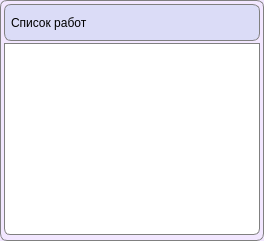
      <widget class="QFrame" name="worksFrame">
       <property name="maximumSize">
        <size>
         <width>330</width>
         <height>16777215</height>
        </size>
       </property>
       <property name="styleSheet">
        <string notr="true">QFrame {
	background-color: #f2e7ff;
	border: 1px solid grey;
	border-radius: 7px;
}</string>
       </property>
       <property name="frameShape">
        <enum>QFrame::StyledPanel</enum>
       </property>
       <property name="frameShadow">
        <enum>QFrame::Raised</enum>
       </property>
       <layout class="QGridLayout" name="gridLayout_4">
        <property name="leftMargin">
         <number>3</number>
        </property>
        <property name="topMargin">
         <number>3</number>
        </property>
        <property name="rightMargin">
         <number>3</number>
        </property>
        <property name="bottomMargin">
         <number>5</number>
        </property>
        <property name="spacing">
         <number>2</number>
        </property>
        <item row="0" column="0">
         <widget class="QFrame" name="frame_6">
          <property name="sizePolicy">
           <sizepolicy hsizetype="Expanding" vsizetype="Preferred">
            <horstretch>0</horstretch>
            <verstretch>0</verstretch>
           </sizepolicy>
          </property>
          <property name="styleSheet">
           <string notr="true">QFrame {
	background-color: #dbdcf7;
	border: 1px solid grey;
	border-radius: 7px;
}</string>
          </property>
          <property name="frameShape">
           <enum>QFrame::StyledPanel</enum>
          </property>
          <property name="frameShadow">
           <enum>QFrame::Raised</enum>
          </property>
          <layout class="QGridLayout" name="gridLayout_14">
           <property name="leftMargin">
            <number>0</number>
           </property>
           <property name="topMargin">
            <number>0</number>
           </property>
           <property name="rightMargin">
            <number>6</number>
           </property>
           <property name="bottomMargin">
            <number>0</number>
           </property>
           <item row="0" column="0">
            <widget class="QLabel" name="label_4">
             <property name="minimumSize">
              <size>
               <width>0</width>
               <height>35</height>
              </size>
             </property>
             <property name="maximumSize">
              <size>
               <width>16777215</width>
               <height>35</height>
              </size>
             </property>
             <property name="font">
              <font>
               <pointsize>9</pointsize>
              </font>
             </property>
             <property name="styleSheet">
              <string notr="true">QLabel {
	background-color: transparent;
	border: 0px;
	margin-left: 3px;
}</string>
             </property>
             <property name="text">
              <string>Список работ</string>
             </property>
            </widget>
           </item>
           <item row="0" column="1">
            <spacer name="horizontalSpacer_3">
             <property name="orientation">
              <enum>Qt::Horizontal</enum>
             </property>
             <property name="sizeHint" stdset="0">
              <size>
               <width>40</width>
               <height>20</height>
              </size>
             </property>
            </spacer>
           </item>
          </layout>
         </widget>
        </item>
        <item row="1" column="0">
         <widget class="QTextEdit" name="worksList">
          <property name="maximumSize">
           <size>
            <width>324</width>
            <height>16777215</height>
           </size>
          </property>
          <property name="font">
           <font>
            <pointsize>9</pointsize>
           </font>
          </property>
          <property name="focusPolicy">
           <enum>Qt::StrongFocus</enum>
          </property>
          <property name="styleSheet">
           <string notr="true">QTextEdit {
	background-color: white;
	border-top-left-radius: 0px;
	border-top-right-radius: 0px;
	border-bottom-left-radius: 6px;
	border-bottom-right-radius: 6px;
}</string>
          </property>
         </widget>
        </item>
       </layout>
      </widget>
